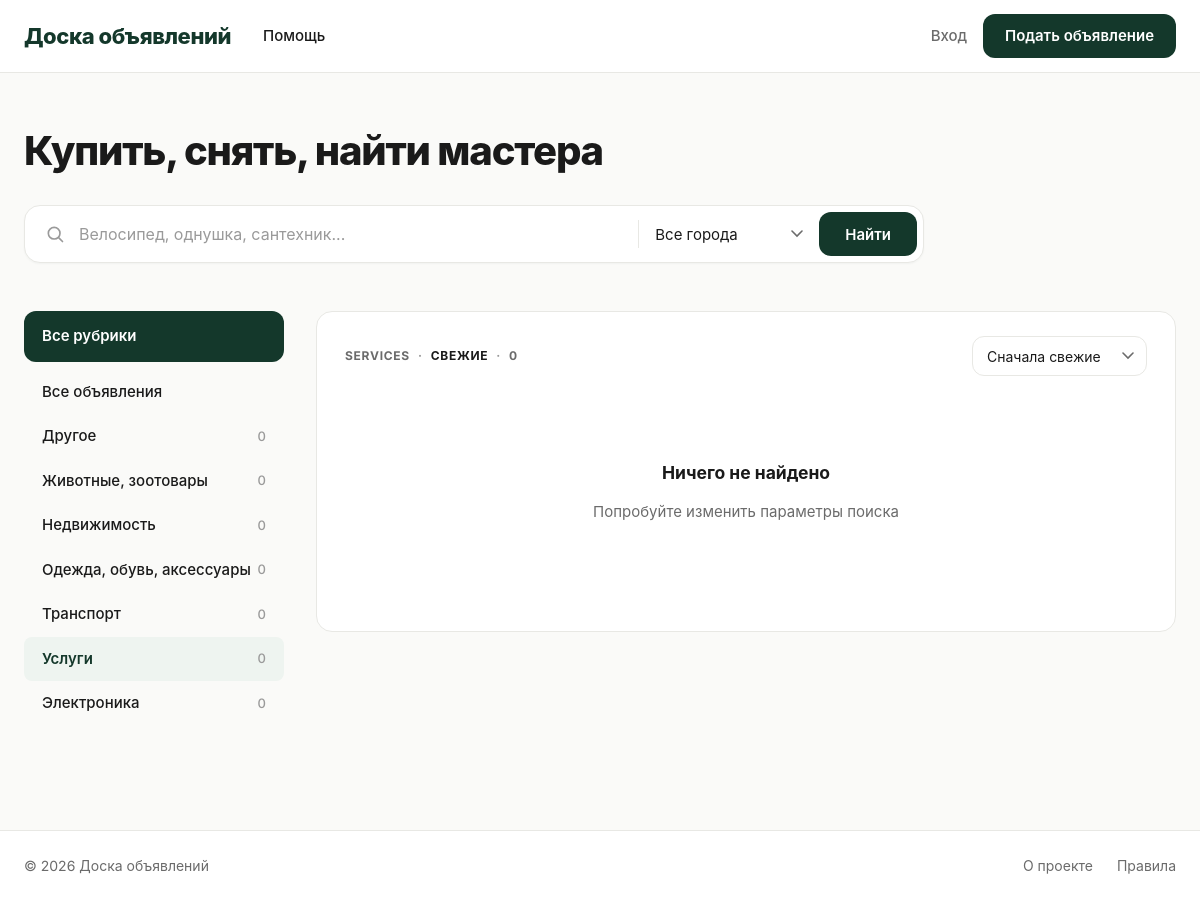
Screenshot of /?category=services with the database file from the repository.
### ads/models.py (models this page shows, shortened)
class Category(models.Model):
    name = models.CharField('Название', max_length=100, unique=True)
    slug = models.SlugField('URL', max_length=100, unique=True, blank=True)
    class Meta:
        verbose_name = 'Категория'
        verbose_name_plural = 'Категории'
        ordering = ['name']

### ads/views.py (the view)
# urls.py: path('', views.ad_list, name='ad_list'),
def ad_list(request):
    ads = Ad.objects.published().select_related('category', 'author')
    q = request.GET.get('q', '').strip()
    cat = request.GET.get('category', '')
    city = request.GET.get('city', '').strip()
    min_price = request.GET.get('min_price')
    max_price = request.GET.get('max_price')
    sort = request.GET.get('sort', 'new')
    if q:
        ads = ads.filter(Q(title__icontains=q) | Q(description__icontains=q))
    if cat:
        ads = ads.filter(category__slug=cat)
    if city:
        ads = ads.filter(city__icontains=city)
    if min_price:
        ads = ads.filter(price__gte=min_price)
    if max_price:
        ads = ads.filter(price__lte=max_price)
    sorts = {
        'new': '-created_at',
        'old': 'created_at',
        'price_asc': 'price',
        'price_desc': '-price',
        'popular': '-views',
    }
    ads = ads.order_by(sorts.get(sort, '-created_at'))
    paginator = Paginator(ads, 9)
    page_obj = paginator.get_page(request.GET.get('page'))
    qs = request.GET.copy()
    qs.pop('page', None)
    return render(request, 'ads/ad_list.html', {
        'page_obj': page_obj,
        'categories': Category.objects.all(),
        'query': q,
        'category_slug': cat,
        'city': city,
        'min_price': min_price or '',
        'max_price': max_price or '',
        'sort': sort,
        'querystring': qs.urlencode(),
    })

### ads/context_processors.py (called while the page is built, shortened)
def counters(request):
    if not request.user.is_authenticated:
        return {}

### ads/models.py (called while the page is built)
    def published(self):
        return self.filter(status='published', is_moderated=True).from_active_authors()

    def from_active_authors(self):
        now = timezone.now()
        return self.exclude(
            Q(author__ban__is_permanent=True) |
            Q(author__ban__expires_at__gt=now)
        )

### templates/ads/ad_list.html (shortened to what this page needs)
{% extends 'base.html' %}
{% block content %}
<div class="container">
    <section class="hero">
        <h1 class="hero-title">Купить, снять, найти мастера</h1>
        <form method="get" class="search-bar">
            <div class="search-input-wrap">
                <svg class="search-icon" viewBox="0 0 24 24" fill="none" stroke="currentColor" stroke-width="2">
                    <circle cx="11" cy="11" r="7"/>
                    <path d="M21 21l-4.35-4.35" stroke-linecap="round"/>
                </svg>
                <input type="text" name="q" class="search-input"
                       placeholder="Велосипед, однушка, сантехник..." value="{{ query }}">
            </div>
            <select name="city" class="city-select">
                <option value="">Все города</option>
            </select>
            <button type="submit" class="btn-search">Найти</button>
        </form>
    </section>
    <div class="layout">
        <aside class="sidebar">
            <div class="sidebar-title">Все рубрики</div>
            <ul class="rubric-list">
                <li class="rubric-item {% if not category_slug %}active{% endif %}">
                    <a href="?{% if query %}q={{ query }}&{% endif %}{% if city %}city={{ city }}&{% endif %}">
                        <span>Все объявления</span>
                    </a>
                </li>
                {% for cat in categories %}
                    <li class="rubric-item {% if cat.slug == category_slug %}active{% endif %}">
                        <a href="?category={{ cat.slug }}{% if query %}&q={{ query }}{% endif %}{% if city %}&city={{ city }}{% endif %}">
                            <span>{{ cat.name }}</span>
                            <span class="rubric-count">{{ cat.ads.count }}</span>
                        </a>
                    </li>
                {% endfor %}
            </ul>
        </aside>
        <section class="content-panel">
            <div class="panel-head">
                <div class="panel-tabs">
                    {% if category_slug %}
                        <span>{{ category_slug|upper }}</span>
                    {% else %}
                        <span>ВСЕ РУБРИКИ</span>
                    {% endif %}
                    <span class="dot">·</span>
                    <span class="tab-active">СВЕЖИЕ</span>
                    <span class="dot">·</span>
                    <span>{{ page_obj.paginator.count }}</span>
                </div>
                <form method="get" id="sortForm">
                    <select name="sort" class="sort-select" onchange="document.getElementById('sortForm').submit()">
                        <option value="new" {% if sort == 'new' %}selected{% endif %}>Сначала свежие</option>
                    </select>
                </form>
            </div>
            <div class="ads-grid">
                {% for ad in page_obj %}
                    <a href="{{ ad.get_absolute_url }}" class="ad-card">
                        <div class="ad-image">
                            {% if ad.image %}
                                <img src="{{ ad.image.url }}" alt="{{ ad.title }}">
                            {% else %}
                                <div class="ad-image-placeholder"></div>
                            {% endif %}
                        </div>
                        <div class="ad-price">{{ ad.price }} ₽</div>
                        <div class="ad-title">{{ ad.title }}</div>
                        {% if ad.city %}
                            <div class="ad-meta">{{ ad.city }}</div>
                        {% endif %}
                    </a>
                {% empty %}
                    <div class="empty-state" style="grid-column: 1/-1;">
                        <h3>Ничего не найдено</h3>
                        <p>Попробуйте изменить параметры поиска</p>
                    </div>
                {% endfor %}
            </div>
        </section>
    </div>
</div>
{% endblock %}

### static/css/style.css (style rules this page uses)
:root { --green-900: #14382b; --green-800: #1a4635; --green-700: #1f5540; --green-600: #26694f; --green-500: #2e7d5f; --green-50: #eef4f0; --bg: #fafaf8; --surface: #ffffff; --line: #e8e8e4; --text: #1a1a1a; --text-2: #6b6b6b; --text-3: #9a9a9a; --radius-sm: 8px; --radius: 12px; --radius-lg: 16px; --radius-xl: 20px; --shadow-sm: 0 1px 2px rgba(20,56,43,.04); --shadow: 0 2px 12px rgba(20,56,43,.06); --shadow-lg: 0 8px 28px rgba(20,56,43,.10); --font: 'Inter', -apple-system, BlinkMacSystemFont, 'Segoe UI', sans-serif; }
*, *::before, *::after { box-sizing: border-box; }
html, body { margin: 0; padding: 0; font-family: var(--font); background: var(--bg); color: var(--text); font-size: 15px; line-height: 1.5; -webkit-font-smoothing: antialiased; }
a { color: inherit; text-decoration: none; }
.container { max-width: 1240px; margin: 0 auto; padding: 0 24px; }
.hero { padding: 56px 0 32px; }
.hero-title { font-size: 40px; line-height: 1.1; font-weight: 800; letter-spacing: -.03em; color: var(--text); margin: 0 0 32px; }
.search-bar { display: flex; align-items: center; background: var(--surface); border: 1px solid var(--line); border-radius: var(--radius-lg); padding: 6px 6px 6px 20px; max-width: 900px; box-shadow: var(--shadow-sm); gap: 8px; }
.search-input-wrap { flex: 1; display: flex; align-items: center; gap: 12px; min-width: 0; }
.search-icon { width: 20px; height: 20px; flex-shrink: 0; color: var(--text-3); }
.search-input { flex: 1; height: 44px; border: none; outline: none; font-family: var(--font); font-size: 16px; background: transparent; color: var(--text); min-width: 0; }
.search-input::placeholder { color: var(--text-3); }
.city-select { border: none; outline: none; background: transparent; font-family: var(--font); font-size: 15px; color: var(--text); cursor: pointer; padding: 0 8px; height: 44px; appearance: none; background-repeat: no-repeat; background-position: right 8px center; padding-right: 28px; }
.btn-search { height: 44px; padding: 0 26px; background: var(--green-900); color: #fff; border: none; border-radius: var(--radius); font-family: var(--font); font-weight: 600; font-size: 15px; cursor: pointer; transition: background .15s; }
.layout { display: grid; grid-template-columns: 260px 1fr; gap: 32px; padding: 16px 0 64px; align-items: start; }
.sidebar { background: transparent; }
.sidebar-title { display: block; background: var(--green-900); color: #fff; font-weight: 600; font-size: 15px; padding: 14px 18px; border-radius: var(--radius); margin-bottom: 8px; cursor: pointer; }
.rubric-list { list-style: none; margin: 0; padding: 0; }
.rubric-item a { display: flex; justify-content: space-between; align-items: center; padding: 11px 18px; color: var(--text); font-size: 15px; font-weight: 500; border-radius: var(--radius-sm); transition: background .12s, color .12s; }
.rubric-item.active a { background: var(--green-50); color: var(--green-900); font-weight: 600; }
.rubric-count { color: var(--text-3); font-size: 13px; font-weight: 500; }
.content-panel { background: var(--surface); border: 1px solid var(--line); border-radius: var(--radius-lg); padding: 24px 28px 32px; }
.panel-head { display: flex; justify-content: space-between; align-items: center; margin-bottom: 24px; gap: 16px; }
.panel-tabs { display: flex; align-items: center; gap: 8px; font-size: 12px; font-weight: 700; letter-spacing: .06em; text-transform: uppercase; color: var(--text-2); }
.panel-tabs .tab-active { color: var(--text); }
.panel-tabs .dot { color: var(--text-3); }
.sort-select { height: 40px; padding: 0 34px 0 14px; border: 1px solid var(--line); border-radius: var(--radius); background: var(--surface); font-family: var(--font); font-size: 14px; color: var(--text); cursor: pointer; appearance: none; background-repeat: no-repeat; background-position: right 12px center; }
.ads-grid { display: grid; grid-template-columns: repeat(3, 1fr); gap: 20px; }
.empty-state { text-align: center; padding: 60px 20px; color: var(--text-2); }
.empty-state h3 { color: var(--text); margin: 0 0 8px; }

### rows the page displays
Category: name "Другое", ads.count "0"
Category: name "Животные, зоотовары", ads.count "0"
Category: name "Недвижимость", ads.count "0"
Category: name "Одежда, обувь, аксессуары", ads.count "0"
Category: name "Транспорт", ads.count "0"
Category: name "Услуги", ads.count "0", slug "SERVICES"
Category: name "Электроника", ads.count "0"

### other values shown
{{ page_obj.paginator.count }} "0"
